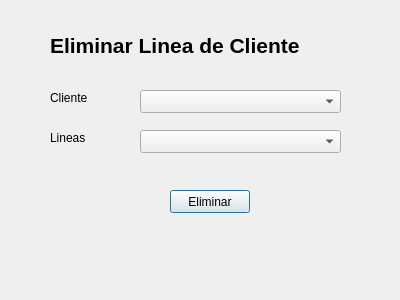
<?xml version="1.0" encoding="UTF-8"?>
<ui version="4.0">
 <class>EliminarLinea_de_Cliente</class>
 <widget class="QDialog" name="EliminarLinea_de_Cliente">
  <property name="geometry">
   <rect>
    <x>0</x>
    <y>0</y>
    <width>400</width>
    <height>300</height>
   </rect>
  </property>
  <property name="windowTitle">
   <string>Dialog</string>
  </property>
  <widget class="QLabel" name="label_2">
   <property name="geometry">
    <rect>
     <x>50</x>
     <y>90</y>
     <width>57</width>
     <height>15</height>
    </rect>
   </property>
   <property name="text">
    <string>Cliente</string>
   </property>
  </widget>
  <widget class="QPushButton" name="ELineaBotonEliminar">
   <property name="geometry">
    <rect>
     <x>170</x>
     <y>190</y>
     <width>80</width>
     <height>23</height>
    </rect>
   </property>
   <property name="text">
    <string>Eliminar</string>
   </property>
  </widget>
  <widget class="QLabel" name="label">
   <property name="geometry">
    <rect>
     <x>50</x>
     <y>30</y>
     <width>301</width>
     <height>31</height>
    </rect>
   </property>
   <property name="text">
    <string>&lt;html&gt;&lt;head/&gt;&lt;body&gt;&lt;p&gt;&lt;span style=&quot; font-size:16pt; font-weight:600;&quot;&gt;Eliminar Linea de Cliente&lt;/span&gt;&lt;/p&gt;&lt;/body&gt;&lt;/html&gt;</string>
   </property>
  </widget>
  <widget class="QComboBox" name="ELineaCliente">
   <property name="geometry">
    <rect>
     <x>140</x>
     <y>90</y>
     <width>201</width>
     <height>23</height>
    </rect>
   </property>
  </widget>
  <widget class="QComboBox" name="ELineaLineas">
   <property name="geometry">
    <rect>
     <x>140</x>
     <y>130</y>
     <width>201</width>
     <height>23</height>
    </rect>
   </property>
  </widget>
  <widget class="QLabel" name="label_3">
   <property name="geometry">
    <rect>
     <x>50</x>
     <y>130</y>
     <width>57</width>
     <height>15</height>
    </rect>
   </property>
   <property name="text">
    <string>Lineas</string>
   </property>
  </widget>
 </widget>
 <resources/>
 <connections/>
</ui>
